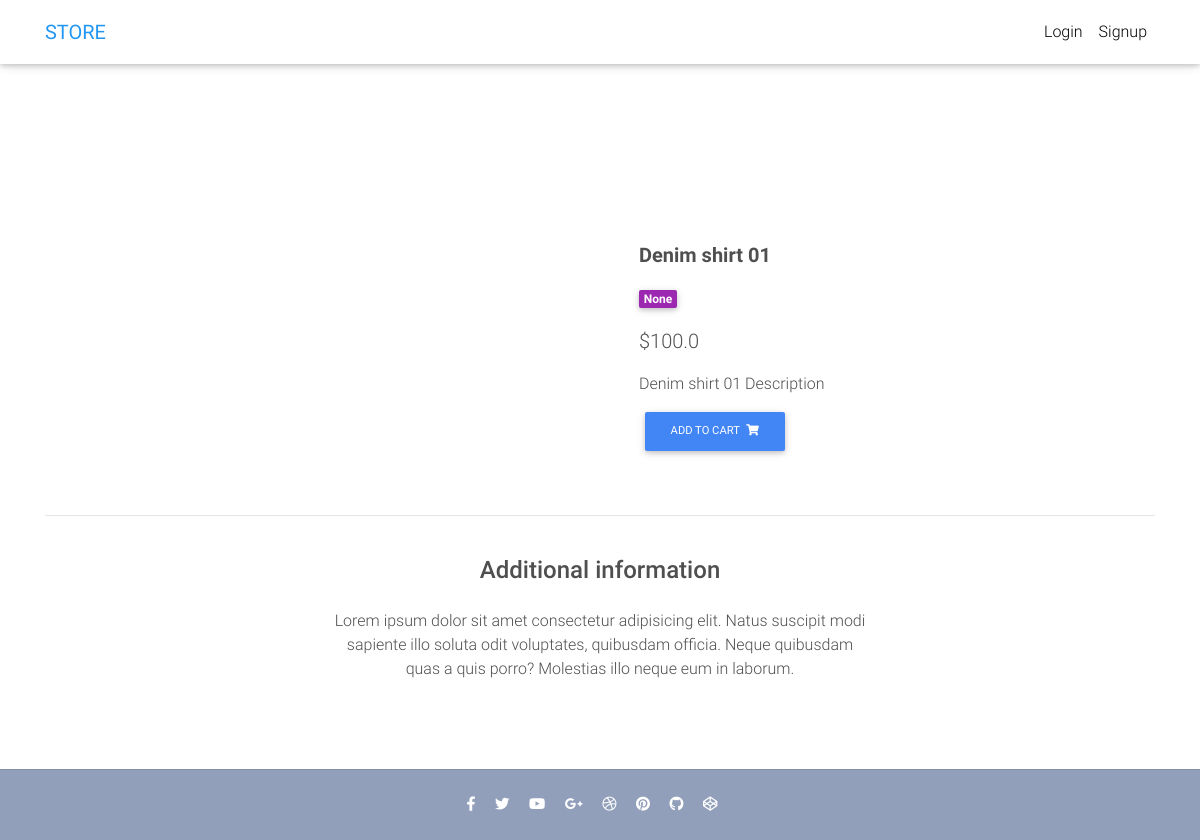
Page /product/text-product-1/ on the committed database.
### core/models.py (models this page shows, shortened)
class Item(models.Model):
    title = models.CharField(max_length=100)
    price = models.FloatField()
    discount_price = models.FloatField(blank=True, null=True)
    category = models.CharField(choices=CATEGORY_CHOICES, max_length=2, blank=True, null=True)
    label = models.CharField(choices=LABEL_CHOICES, max_length=1, blank=True, null=True)
    slug = models.SlugField()
    description = models.TextField()
    image = models.ImageField()
    def get_add_to_cart_url(self):
        return reverse("core:add-to-cart", kwargs={
            'slug': self.slug
        })

### core/views.py (the view)
# urls.py: path('product/<slug>/', ItemDetailView.as_view(), name='product'),
class ItemDetailView(DetailView):
    model = Item
    template_name = "product.html"

### templates/product.html (shortened to what this page needs)
{% extends "base.html" %}
{% block content %}
  <main class="mt-5 pt-4">
    <div class="container dark-grey-text mt-5">
      <div class="row wow fadeIn">
        <div class="col-md-6 mb-4">
        </div>
        <div class="col-md-6 mb-4">
          <div class="p-4">
            <p class="lead font-weight-bold">{{object.title}}</p>
            <div class="mb-3">
              <a href="{{object.get_category_display}}">
                <span class="badge purple mr-1">{{ object.get_category_display }}</span>
              </a>
            </div>
            <p class="lead">
              {% if object.discount_price %}
              <span>${{ object.discount_price }}</span>
              {% else %}
              <span>${{ object.price }}</span>
              {% endif %}
            </p>
            <p>{{ object.description }}</p>
            <a href="{{ object.get_add_to_cart_url }}" class="btn btn-primary btn-md my-0 p">
              Add to cart
              <i class="fas fa-shopping-cart ml-1"></i>
            </a>
          </div>
        </div>
      </div>
      <hr>
      <div class="row d-flex justify-content-center wow fadeIn">
        <div class="col-md-6 text-center">
          <h4 class="my-4 h4">Additional information</h4>
          <p>Lorem ipsum dolor sit amet consectetur adipisicing elit. Natus suscipit modi sapiente illo soluta odit
            voluptates,
            quibusdam officia. Neque quibusdam quas a quis porro? Molestias illo neque eum in laborum.</p>
        </div>
      </div>
      <div class="row wow fadeIn">
        <div class="col-lg-4 col-md-12 mb-4">
        </div>
        <div class="col-lg-4 col-md-6 mb-4">
        </div>
        <div class="col-lg-4 col-md-6 mb-4">
        </div>
      </div>
    </div>
  </main>
{% endblock content %}

### templates/base.html (style rules this page uses)
html, body, header, .carousel { height: 60vh; }

### rows in the picture
Item: title "Denim shirt 01", category "None", discount_price "100.0", description "Denim shirt 01 Description"
